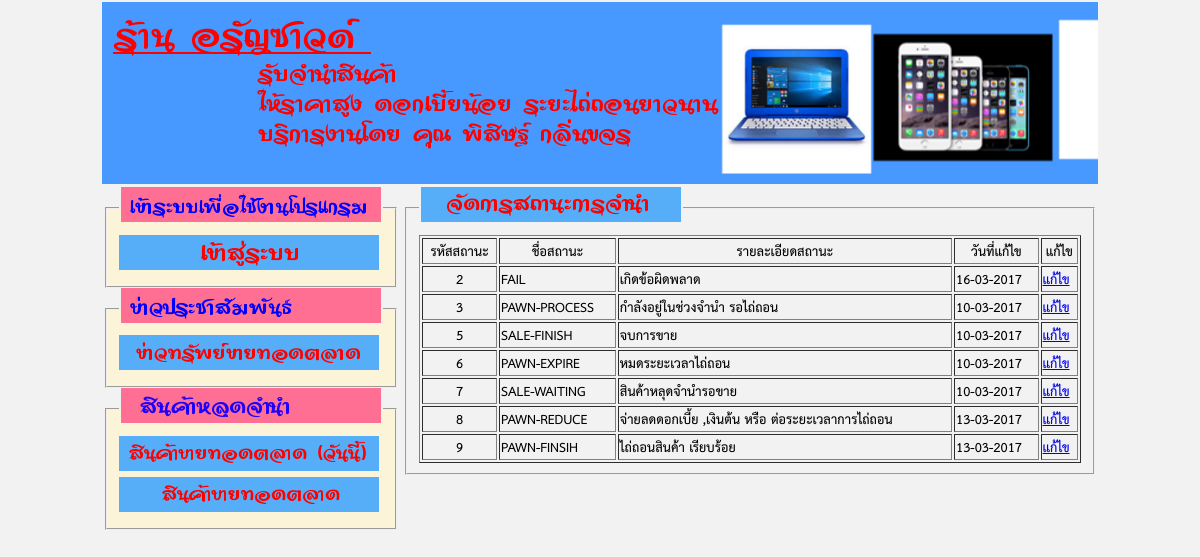
Screenshot of /admin/pawn-status-list.php with the database file from the repository.
### tables this page shows
CREATE TABLE `pawn_status` (
  `sta_id` int(11) NOT NULL,
  `sta_name` varchar(100) NOT NULL,
  `sta_desc` text NOT NULL,
  `create_date` date NOT NULL,
  `create_by` int(11) NOT NULL
);

### admin/pawn-status-list.php (the view, shortened to what this page needs)
<?php include '../include/inc_header.php'; ?>
<?php
include '../database/connect.php';
$sql = "SELECT `sta_id`, `sta_name`, `sta_desc`, DATE_FORMAT(create_date,'%d-%m-%Y') create_date, `create_by` FROM `pawn_status` ORDER BY sta_id";
$query = mysqli_query($conn, $sql) or die(mysqli_error($conn));
?>
<fieldset>
    <legend><img src="../images/menus/crud-status.png"/></legend>
    <table border="1" width="100%">
        <thead>
            <tr>
                <th>รหัสสถานะ</th>
                <th>ชื่อสถานะ</th>
                <th>รายละเอียดสถานะ</th>
                <th>วันที่แก้ไข</th>
                <th>แก้ไข</th>
            </tr>
        </thead>
        <tbody>
            <?php
            while ($row = mysqli_fetch_array($query)) {
                $sta_id = $row['sta_id'];
                ?>
                <tr>
                    <td style="text-align: center;"><?= $sta_id ?></td>
                    <td><?= $row['sta_name'] ?></td>
                    <td><?= $row['sta_desc'] ?></td>
                    <td><?= $row['create_date'] ?></td>
                    <td><a href="pawn-status-form.php?id=<?=$sta_id?>">แก้ไข</a></td>
                </tr>
                <?php
            }
            ?>
        </tbody>
    </table>
</fieldset>
<?php include '../include/inc_footer.php'; ?>

### css/pawn-style.css (style rules this page uses)
body * { font-family: THSarabun; }
legend { font-size: 24px; font-weight:bold; }
fieldset *:not(legend) { font-size: 19px; }

### rows the page displays
pawn_status: sta_id "2", sta_name "FAIL", sta_desc "เกิดข้อผิดพลาด", create_date "16-03-2017"
pawn_status: sta_id "3", sta_name "PAWN-PROCESS", sta_desc "กำลังอยู่ในช่วงจำนำ รอไถ่ถอน", create_date "10-03-2017"
pawn_status: sta_id "5", sta_name "SALE-FINISH", sta_desc "จบการขาย", create_date "10-03-2017"
pawn_status: sta_id "6", sta_name "PAWN-EXPIRE", sta_desc "หมดระยะเวลาไถ่ถอน", create_date "10-03-2017"
pawn_status: sta_id "7", sta_name "SALE-WAITING", sta_desc "สินค้าหลุดจำนำรอขาย", create_date "10-03-2017"
pawn_status: sta_id "8", sta_name "PAWN-REDUCE", sta_desc "จ่ายลดดอกเบี้ย ,เงินต้น หรือ ต่อระยะเวลาการไถ่ถอน", create_date "13-03-2017"
pawn_status: sta_id "9", sta_name "PAWN-FINSIH", sta_desc "ไถ่ถอนสินค้า เรียบร้อย", create_date "13-03-2017"
